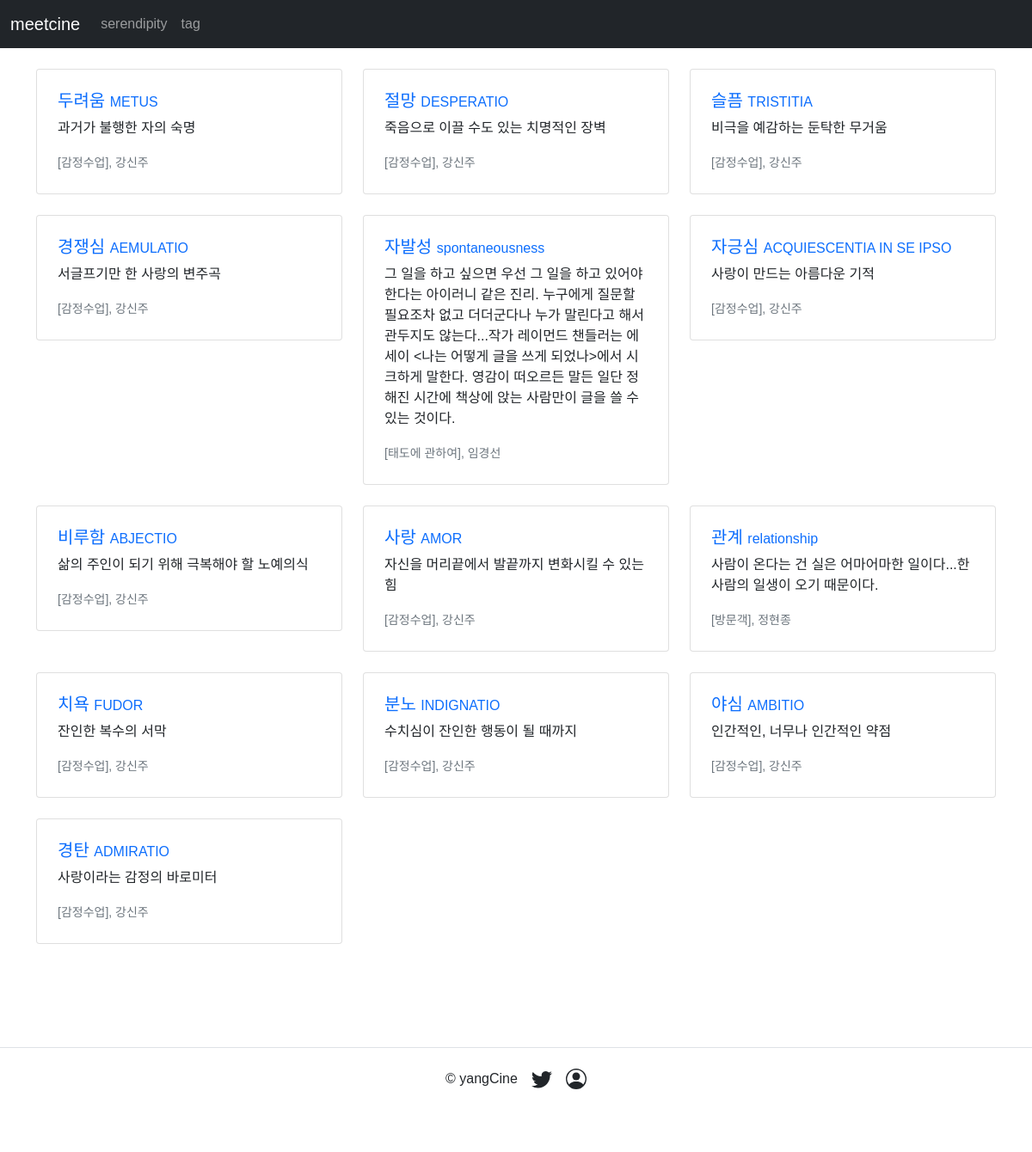
/affects/a_list/, run on the app's committed database.
### affects/models.py (models this page shows, shortened)
class Affect(core_models.TimeStampedModel):
    affect_kr = models.CharField(max_length=140)
    affect_en = models.CharField(max_length=140)
    description = models.TextField()
    des_source = models.CharField(max_length=140)
    definition = models.TextField(blank=True, null=True )

### affects/views.py (the view)
# urls.py: path("a_list/", views.AffectView.as_view(), name="list"),
class AffectView(ListView):
    model = models.Affect
    def get_queryset(self):
        return models.Affect.objects.order_by('?')

### templates/affects/affect_list.html
{% extends 'base.html' %}
{% block content %}
<main class="container py-4">
  <div class="row" data-masonry='{"percentPosition": true }'>
{% for affect in object_list %}
    <div class="col-sm-6 col-lg-4 mb-4">
      <div class="card">
        <div class="card-body p-4">
          <h5 class="card-title">
            <a href="{% url "affects:detail" affect.pk%}" class="text-decoration-none">
            {{affect.affect_kr}} <small class="fs-6">{{affect.affect_en}}</small>
            </a>
          </h5>
          <p class="card-text">
            {{affect.description}}
          </p>
          <p class="card-text">
            <small class="text-muted">
            {{affect.des_source}}
            </small>
          </p>
        </div>
      </div>
    </div>
{% endfor %}
  </div>
</main>
{% endblock content %}

### templates/base.html (shortened to what this page needs)
{% load static %}
<!DOCTYPE html>
<html lang="ko">
<head>
    <link href="https://cdn.jsdelivr.net/npm/bootstrap@5.1.0/dist/css/bootstrap.min.css" rel="stylesheet"
>
    <link href="{% static 'css/styles.css' %}" rel="stylesheet">
</head>
<body>
<header>
    {% include "partials/nav.html" %}
</header>
    {% block content %}{% endblock content %}
    {% include "partials/footer.html" %}
</body>
</html>

### templates/partials/nav.html (shortened to what this page needs)
<nav class="navbar navbar-expand navbar-dark bg-dark" aria-label="Second navbar example">
    <div class="container-fluid">
        <a class="navbar-brand " href="{% url "core:home" %}">meetcine</a>
        <div class="collapse navbar-collapse" id="navbarsExample02">
        <ul class="navbar-nav me-auto">
            <li class="nav-item">
            <a class="nav-link" aria-current="page" href="{% url "movies:random" %}">serendipity</a>
            </li>
            <li class="nav-item">
            <a class="nav-link" aria-current="page" href="{% url "affects:list" %}">tag</a>
            </li>
        </ul>
        </div>
    </div>
</nav>

### templates/partials/footer.html (shortened to what this page needs)
<footer class="py-5">
    <div class="d-flex justify-content-center py-4 my-4 border-top">
        <p>&copy; yangCine</p>
        <ul class="list-unstyled d-flex">
            <li class="ms-3">
                <a class="link-dark" href="#">
                    <svg class="bi" width="24" height="24">
                        <use xlink:href="#twitter" />
                    </svg>
                </a>
            </li>
            <li class="ms-3">
                <a class="link-dark" href="mailto: abc@example.com">
                    <svg class="bi" width="24" height="24">
                        <use xlink:href="#people-circle" />
                    </svg>
                </a>
            </li>
        </ul>
    </div>
</footer>

### static/css/styles.css (style rules this page uses)
body { font-family: 'Noto Sans KR', sans-serif; }
.bi { vertical-align: -.125em; fill: currentColor; }

### data on the page
Affect: affect_kr "두려움", affect_en "METUS", description "과거가 불행한 자의 숙명", des_source "[감정수업], 강신주"
Affect: affect_kr "절망", affect_en "DESPERATIO", description "죽음으로 이끌 수도 있는 치명적인 장벽", des_source "[감정수업], 강신주"
Affect: affect_kr "슬픔", affect_en "TRISTITIA", description "비극을 예감하는 둔탁한 무거움", des_source "[감정수업], 강신주"
Affect: affect_kr "경쟁심", affect_en "AEMULATIO", description "서글프기만 한 사랑의 변주곡", des_source "[감정수업], 강신주"
Affect: affect_kr "자발성", affect_en "spontaneousness", description "그 일을 하고 싶으면 우선 그 일을 하고 있어야 한다는 아이러니 같은 진리. 누구에게 질문할 필요조차 없고 더더군다나 누가 말린다고 해서 관두지도 않는다...작가 레이먼드 챈들러는 에세이 <나는 어떻게 글을 쓰게 되었나>에서 시크하게 말한다. 영감이 떠오르든 말든 일단 정해진 시간에 책상에 앉는 사람만이 글을 쓸 수 있는 것이다.", des_source "[태도에 관하여], 임경선"
Affect: affect_kr "자긍심", affect_en "ACQUIESCENTIA IN SE IPSO", description "사랑이 만드는 아름다운 기적", des_source "[감정수업], 강신주"
Affect: affect_kr "비루함", affect_en "ABJECTIO", description "삶의 주인이 되기 위해 극복해야 할 노예의식", des_source "[감정수업], 강신주"
Affect: affect_kr "사랑", affect_en "AMOR", description "자신을 머리끝에서 발끝까지 변화시킬 수 있는 힘", des_source "[감정수업], 강신주"
Affect: affect_kr "관계", affect_en "relationship", description "사람이 온다는 건 실은 어마어마한 일이다...한 사람의 일생이 오기 때문이다.", des_source "[방문객], 정현종"
Affect: affect_kr "치욕", affect_en "FUDOR", description "잔인한 복수의 서막", des_source "[감정수업], 강신주"
Affect: affect_kr "분노", affect_en "INDIGNATIO", description "수치심이 잔인한 행동이 될 때까지", des_source "[감정수업], 강신주"
Affect: affect_kr "야심", affect_en "AMBITIO", description "인간적인, 너무나 인간적인 약점", des_source "[감정수업], 강신주"
Affect: affect_kr "경탄", affect_en "ADMIRATIO", description "사랑이라는 감정의 바로미터", des_source "[감정수업], 강신주"
